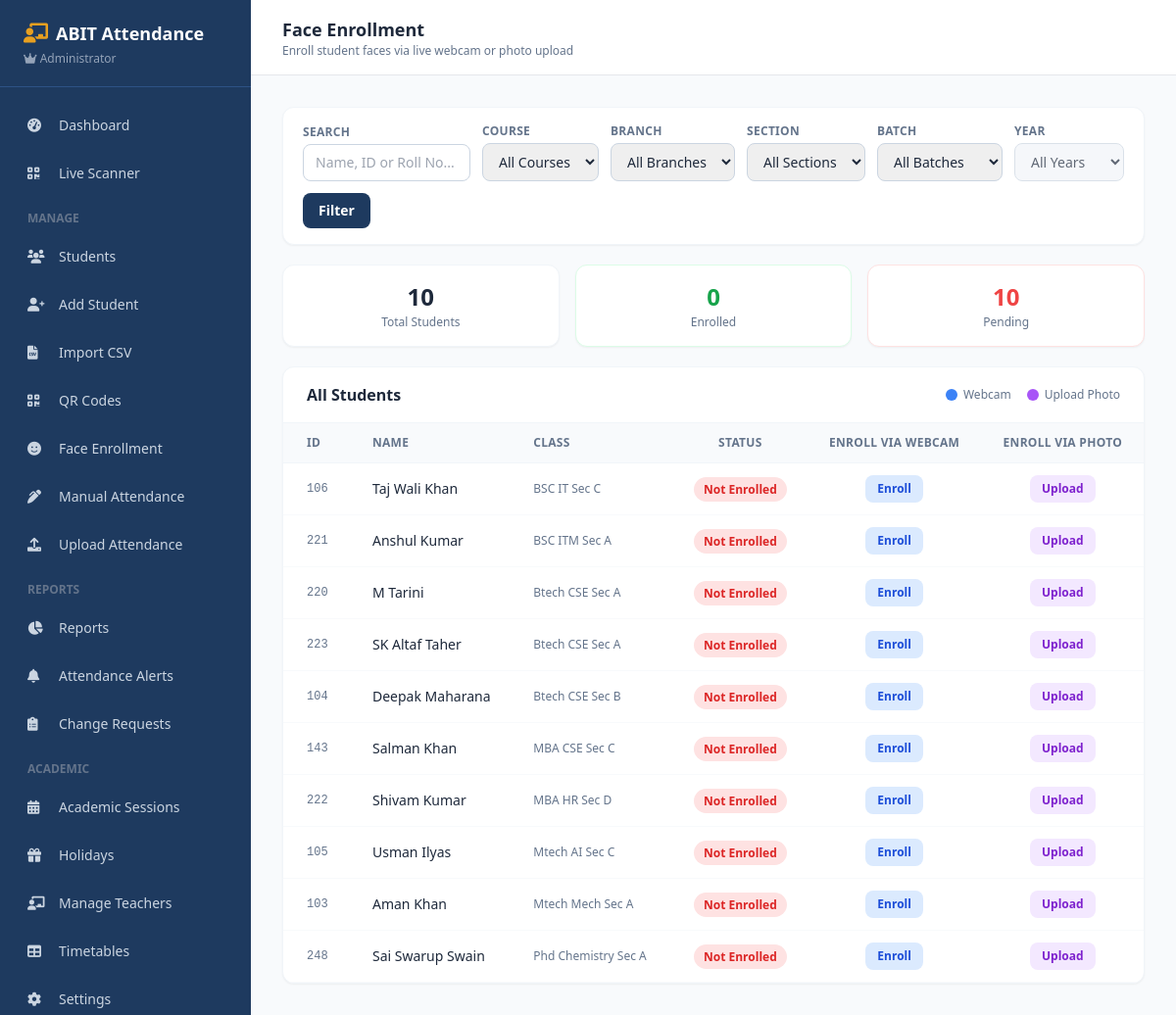
Before: /face/enroll/ (signed in) with the older database file.
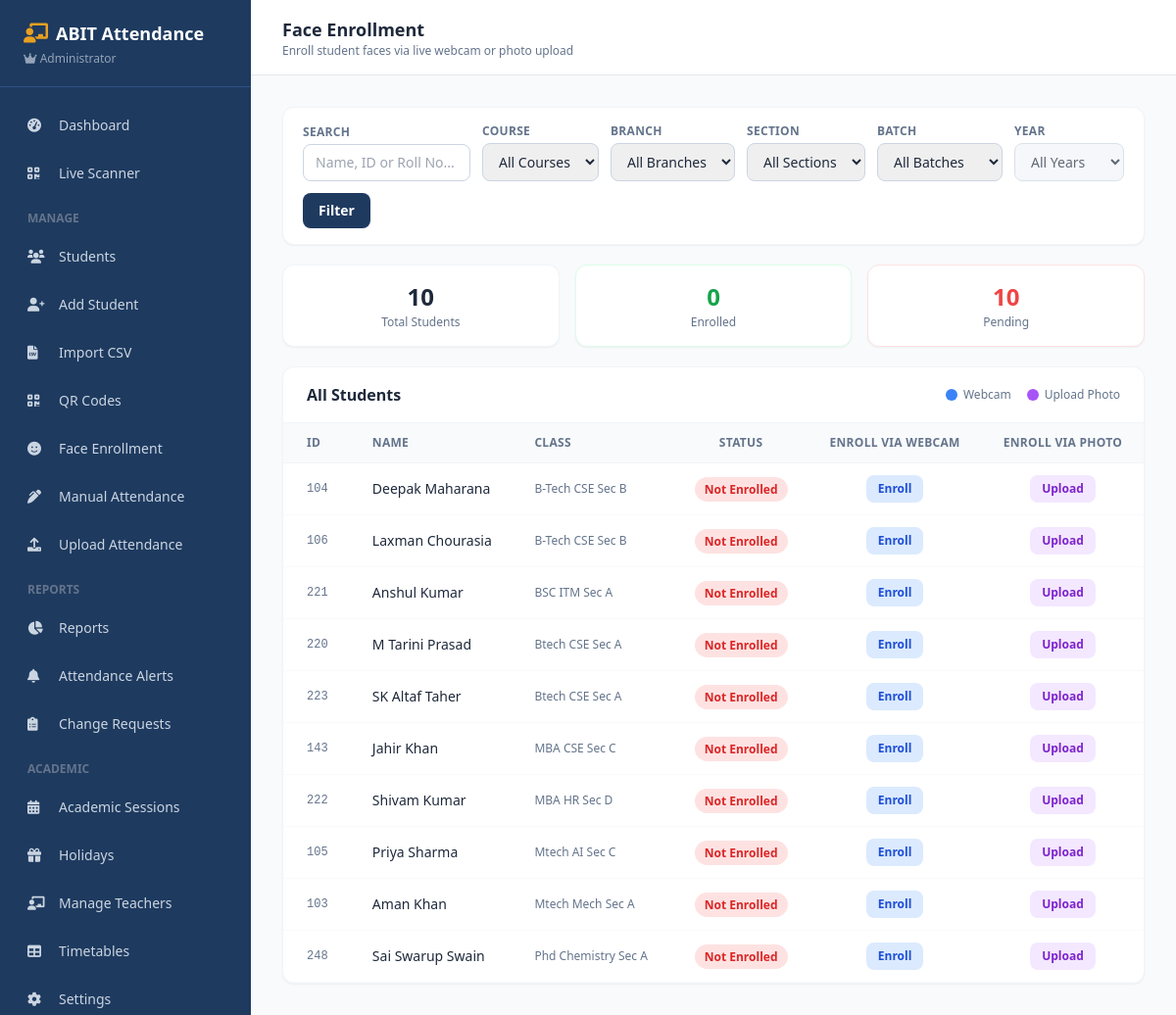
After: the same page with the newer database file.
### core/models.py (models this page shows, shortened)
class Student(models.Model):
    student_id = models.CharField(max_length=20, unique=True, db_index=True)
    name = models.CharField(max_length=100)
    course = models.CharField(max_length=50,  blank=True, default='')
    branch = models.CharField(max_length=50,  blank=True, default='')
    section = models.CharField(max_length=20,  blank=True, default='')
    student_class = models.CharField(max_length=100)
    email = models.EmailField(blank=True, null=True)
    face_enrolled = models.BooleanField(default=False)
    qr_generated  = models.BooleanField(default=False)
    admission_year = models.PositiveIntegerField(
        null=True, blank=True,
        help_text="e.g. 2022 for the 2022-26 batch"
    )
    roll_number = models.CharField(
        max_length=30, blank=True, default='', db_index=True,
        help_text="Structured roll/regd no — e.g. 22BTCSEA001. Auto-parsed to fill admission_year.",
    )
    session = models.ForeignKey(
        AcademicSession,
        on_delete=models.SET_NULL,
        null=True, blank=True,
        related_name='students',
        help_text="Academic session this student is enrolled in",
    )
    created_at = models.DateTimeField(auto_now_add=True)
    updated_at = models.DateTimeField(auto_now=True)
    class Meta:
        ordering = ['course', 'branch', 'section', 'name']
        verbose_name = 'Student'
        verbose_name_plural = 'Students'
    @property
    def batch(self):
        return get_batch_string(self.admission_year, self.course)

### core/views.py (the view)
# urls.py: path('face/enroll/', views.FaceEnrollView.as_view(), name='face_enroll'),
@method_decorator(login_required, name='dispatch')
class FaceEnrollView(View):
    def get(self, request):
        qs = Student.objects.all()
        qs, active_filters = _apply_filters(qs, request)
        students = qs.order_by('course', 'branch', 'section', 'name')
        enrolled_ids = set()
        if FACE_RECOGNITION_AVAILABLE:
            encodings = _load_encodings()
            enrolled_ids = set(encodings.keys())
        return render(request, 'dashboard/face_enroll.html', {
            'students': students,
            'enrolled_ids': enrolled_ids,
            'face_available': FACE_RECOGNITION_AVAILABLE,
            **active_filters,
            **_get_filter_options(),
        })

### core/context_processors.py (called while the page is built)
def user_role(request):
    if not request.user.is_authenticated:
        return {'is_admin': False, 'is_teacher': False, 'is_student': False, 'pending_change_count': 0}
    pending = 0
    if request.user.is_superuser:
        pending = ChangeRequest.objects.filter(status='pending').count()
    return {
        'is_admin': request.user.is_superuser,
        'is_teacher': request.user.groups.filter(name='Teacher').exists(),
        'is_student': request.user.groups.filter(name='Student').exists(),
        'pending_change_count': pending,
    }

### core/views.py (called while the page is built)
def _get_encodings_path():
    for path in [
        os.path.join(settings.BASE_DIR, 'face_encodings.pkl'),
        os.path.join(settings.BASE_DIR, 'desktop', 'face_encodings.pkl'),
    ]:
        if os.path.exists(path):
            return path
    return os.path.join(settings.BASE_DIR, 'face_encodings.pkl')

def _load_encodings():
    path = _get_encodings_path()
    if os.path.exists(path):
        with open(path, 'rb') as f:
            return pickle.load(f)
    return {}

### core/templates/dashboard/face_enroll.html (shortened to what the changed rows need)
{% extends "dashboard/base.html" %}
{% block page_title %}Face Enrollment{% endblock %}
{% block content %}
<div class="space-y-5">
        {% widthratio students|length 1 1 as total_count %}{{ students|length|add:"-0" }}
  <div class="bg-white rounded-xl border border-slate-100 shadow-sm overflow-hidden">
    <table class="w-full text-sm">
      <thead class="bg-slate-50 border-b border-slate-100">
        <tr>
          <th class="text-left text-xs text-slate-500 font-semibold uppercase tracking-wide px-6 py-3">ID</th>
          <th class="text-left text-xs text-slate-500 font-semibold uppercase tracking-wide px-4 py-3">Name</th>
          <th class="text-left text-xs text-slate-500 font-semibold uppercase tracking-wide px-4 py-3">Class</th>
          <th class="text-center text-xs text-slate-500 font-semibold uppercase tracking-wide px-4 py-3">Status</th>
          <th class="text-center text-xs text-slate-500 font-semibold uppercase tracking-wide px-4 py-3">Enroll via Webcam</th>
          <th class="text-center text-xs text-slate-500 font-semibold uppercase tracking-wide px-4 py-3">Enroll via Photo</th>
        </tr>
      </thead>
      <tbody>
        {% for student in students %}
        <tr class="border-b border-slate-50 hover:bg-slate-50 transition-colors"
            id="row-{{ student.student_id }}">
          <td class="px-6 py-3 font-mono text-xs text-slate-500">{{ student.student_id }}</td>
          <td class="px-4 py-3 font-medium text-slate-800">{{ student.name }}</td>
          <td class="px-4 py-3 text-slate-500 text-xs">{{ student.student_class }}</td>
          <td class="px-4 py-3 text-center">
            <span id="badge-{{ student.student_id }}"
                  class="text-xs font-semibold px-2.5 py-1 rounded-full
                         {% if student.student_id in enrolled_ids %}
                           bg-green-100 text-green-700
                         {% else %}
                           bg-red-100 text-red-600
                         {% endif %}">
              {% if student.student_id in enrolled_ids %}✓ Enrolled{% else %}Not Enrolled{% endif %}
            </span>
          </td>
          <td class="px-4 py-3 text-center">
            {% if face_available %}
            <button onclick="openEnroll('{{ student.student_id }}', '{{ student.name }}', '{{ student.student_class }}', 'webcam')"
                    id="btnWebcam-{{ student.student_id }}"
                    class="{% if student.student_id in enrolled_ids %}bg-amber-100 hover:bg-amber-200 text-amber-700{% else %}bg-blue-100 hover:bg-blue-200 text-blue-700{% endif %}
                           text-xs font-semibold px-3 py-1.5 rounded-lg transition-colors">
              {% if student.student_id in enrolled_ids %}Re-enroll{% else %}Enroll{% endif %}
            </button>
            {% else %}
            <span class="text-slate-300 text-xs">Unavailable</span>
            {% endif %}
          </td>
          <td class="px-4 py-3 text-center">
            {% if face_available %}
            <button onclick="openEnroll('{{ student.student_id }}', '{{ student.name }}', '{{ student.student_class }}', 'photo')"
                    id="btnPhoto-{{ student.student_id }}"
                    class="{% if student.student_id in enrolled_ids %}bg-purple-100 hover:bg-purple-200 text-purple-700{% else %}bg-purple-100 hover:bg-purple-200 text-purple-700{% endif %}
                           text-xs font-semibold px-3 py-1.5 rounded-lg transition-colors">
              {% if student.student_id in enrolled_ids %}Re-upload{% else %}Upload{% endif %}
            </button>
            {% else %}
            <span class="text-slate-300 text-xs">Unavailable</span>
            {% endif %}
          </td>
        </tr>
        {% endfor %}
      </tbody>
    </table>
  </div>
</div>
{% endblock %}

Changed rows visible on the page:
changed Student "Deepak Maharana": student_class "Btech CSE Sec B" → "B-Tech CSE Sec B"; moves up the list
changed Student: name "Taj Wali Khan" → "Laxman Chourasia"; student_class "BSC IT Sec C" → "B-Tech CSE Sec B"
changed Student: name "M Tarini" → "M Tarini Prasad"
changed Student "MBA CSE Sec C": name "Salman Khan" → "Jahir Khan"
changed Student "Mtech AI Sec C": name "Usman Ilyas" → "Priya Sharma"
